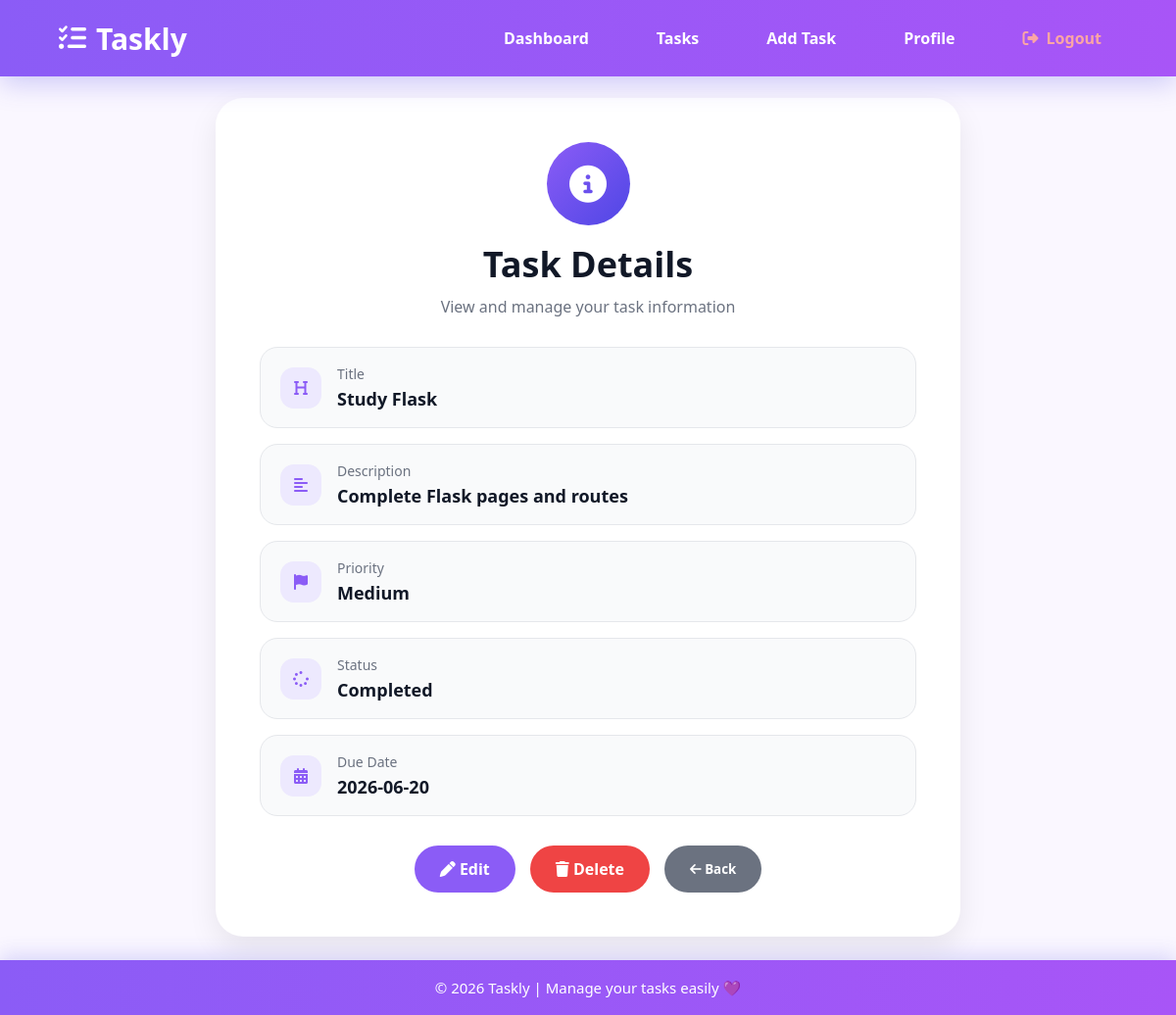
The page /task-details/10 (signed in) on the database its author committed.
### tables this page shows
CREATE TABLE tasks (
    id INTEGER PRIMARY KEY AUTOINCREMENT,
    title TEXT NOT NULL,
    description TEXT,
    due_date DATE,
    priority TEXT NOT NULL CHECK(priority IN ('Low', 'Medium', 'High')),
    status TEXT NOT NULL DEFAULT 'In Progress',
    user_id INTEGER NOT NULL, category_id INTEGER,
    FOREIGN KEY (user_id) REFERENCES users(id)
);

### app.py (the view)
@app.route("/task-details/<int:task_id>")
def task_details(task_id):
    if "user_id" not in session:
        return redirect(url_for("login"))
    conn = get_db()
    task = conn.execute(
        "SELECT * FROM tasks WHERE id = ? AND user_id = ?",
        (task_id, session["user_id"])
    ).fetchone()
    conn.close()
    if task is None:
        return "Task not found"
    return render_template("task_details.html", task=task)

### app.py (called while the page is built)
def get_db():
    conn = sqlite3.connect("taskly.db")
    conn.row_factory = sqlite3.Row
    return conn

### templates/task_details.html (shortened to what this page needs)
{% extends "layout.html" %}
{% block content %}
<div class="task-details-card">
    <div class="details-header">
        <div class="details-icon">
            <i class="fa-solid fa-circle-info"></i>
        </div>
        <h1>Task Details</h1>
        <p>View and manage your task information</p>
    </div>
    <div class="details-list">
        <div class="details-row">
            <i class="fa-solid fa-heading"></i>
            <div>
                <span>Title</span>
                <strong>{{ task["title"] }}</strong>
            </div>
        </div>
        <div class="details-row">
            <i class="fa-solid fa-align-left"></i>
            <div>
                <span>Description</span>
                <strong>{{ task["description"] }}</strong>
            </div>
        </div>
        <div class="details-row">
            <i class="fa-solid fa-flag"></i>
            <div>
                <span>Priority</span>
                <strong>{{ task["priority"] }}</strong>
            </div>
        </div>
        <div class="details-row">
            <i class="fa-solid fa-spinner"></i>
            <div>
                <span>Status</span>
                <strong>{{ task["status"] }}</strong>
            </div>
        </div>
        <div class="details-row">
            <i class="fa-solid fa-calendar-days"></i>
            <div>
                <span>Due Date</span>
                <strong>{{ task["due_date"] }}</strong>
            </div>
        </div>
    </div>
    <div class="details-actions">
        <a href="{{ url_for('edit_task', task_id=task['id']) }}" class="details-btn">
            <i class="fa-solid fa-pen"></i> Edit
        </a>
        <a href="{{ url_for('delete_task', task_id=task['id']) }}" class="details-btn delete">
            <i class="fa-solid fa-trash"></i> Delete
        </a>
        <button type="button" onclick="history.back()" class="details-btn back">
            <i class="fa-solid fa-arrow-left"></i> Back
        </button>
    </div>
</div>
{% endblock %}

### static/css/style.css (style rules this page uses)
* { margin: 0; padding: 0; box-sizing: border-box; font-family: "Segoe UI", sans-serif; }
body { min-height: 100svh; display: flex; justify-content: center; align-items: center; background: #faf7ff; padding-top: 100px; padding-bottom: 80px; }
.task-details-card { width: 760px; max-width: 90%; background: white; padding: 45px; border-radius: 28px; box-shadow: 0 12px 30px rgba(0,0,0,.08); }
.details-header { text-align: center; margin-bottom: 30px; }
.details-icon { width: 85px; height: 85px; margin: 0 auto 15px; border-radius: 50%; background: linear-gradient(135deg,#8b5cf6,#4f46e5); color: white; display: flex; align-items: center; justify-content: center; font-size: 38px; }
.details-header h1 { font-size: 36px; color: #111827; }
.details-header p { color: #6b7280; margin-top: 8px; }
.details-list { display: grid; gap: 16px; }
.details-row { display: flex; align-items: center; gap: 16px; background: #f9fafb; border: 1px solid #e5e7eb; padding: 17px 20px; border-radius: 18px; }
.details-row i { width: 42px; height: 42px; border-radius: 14px; background: #ede9fe; color: #8b5cf6; display: flex; align-items: center; justify-content: center; }
.details-row span { display: block; color: #6b7280; font-size: 14px; margin-bottom: 4px; }
.details-row strong { color: #111827; font-size: 18px; }
.details-actions { display: flex; justify-content: center; gap: 15px; margin-top: 30px; flex-wrap: wrap; }
.details-btn { border: none; background: #8b5cf6; color: white; padding: 13px 26px; border-radius: 30px; text-decoration: none; font-weight: bold; cursor: pointer; }
.details-btn.delete { background: #ef4444; }
.details-btn.back { background: #6b7280; }

### rows shown on the page
tasks: title "Study Flask", description "Complete Flask pages and routes", priority "Medium", status "Completed", due_date "2026-06-20"
